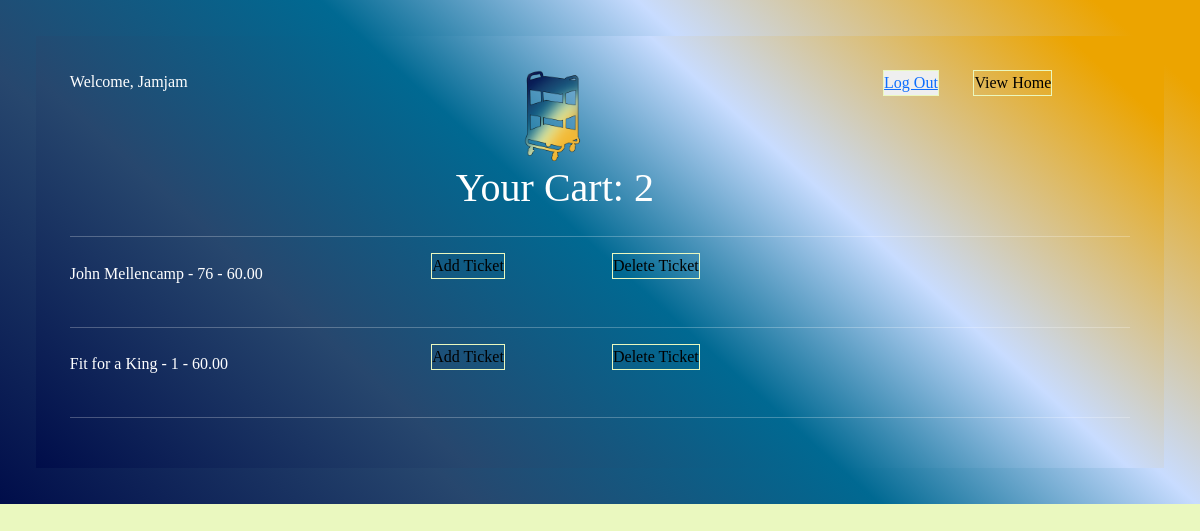
The app's page /cart.html (signed in), older data.
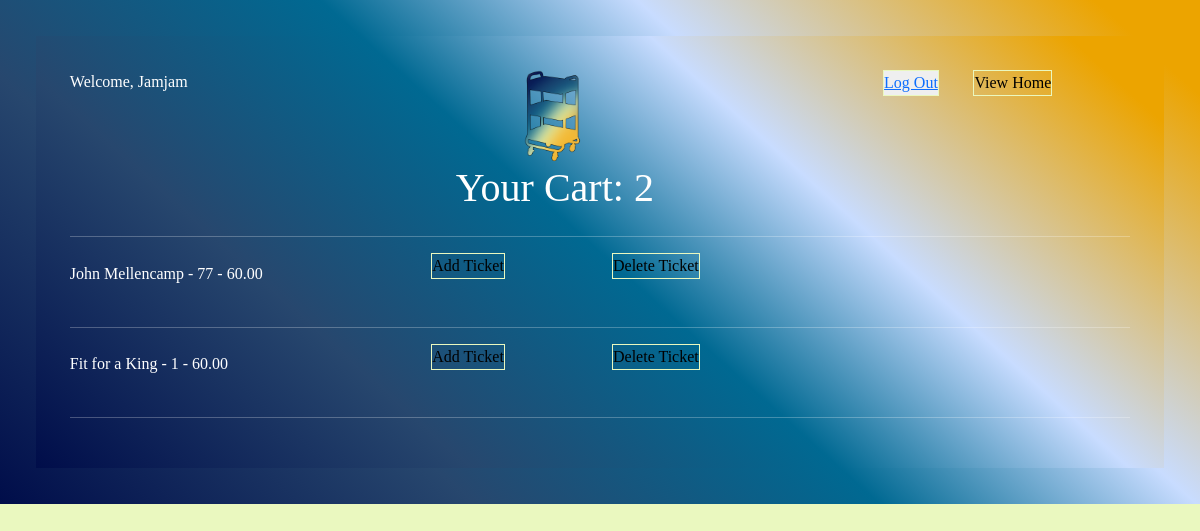
The same page, newer data.
### ticketlive/models.py (models this page shows, shortened)
class Ticket(models.Model):
    user = models.ForeignKey(User, on_delete=models.CASCADE, blank=True, null=True)  # maps ticket information to user
    name = models.CharField(max_length=150, blank=True, null=True)
    quantity = models.IntegerField(blank=True, null=True)
    price = models.DecimalField(max_digits=9, decimal_places=2, blank=True, null=True)
    address = models.CharField(max_length=150, blank=True, null=True)
    time = models.CharField(max_length=150, blank=True, null=True)
    image = models.CharField(max_length=150, blank=True, null=True)

### ticketlive/views.py (the view)
# urls.py: path('cart.html', views.cart_view, name='cart_view'),
def cart_view(request):
    tickets = Ticket.objects.filter(user=request.user)
    context = {'tickets': tickets, 'username': request.user.username}
    return render(request, 'cart.html', context)

### templates/cart.html (shortened to what this page needs)
{% load static %}
<!DOCTYPE html>
<html lang="en">
<head>
    <link href="https://cdn.jsdelivr.net/npm/bootstrap@5.3.2/dist/css/bootstrap.min.css" rel="stylesheet"
>
    <link rel="stylesheet" href="{% static 'css/h4style.css' %}">
</head>
<body>
<div class="container-fluid" id="heading">
    {% if user.is_authenticated %}
        <div class="container" id="heading">
            <div class="row">
                <div class="col-2">
                    <p>Welcome, {{ username }}</p>
                </div>
                <div class="col-7 text-center">
                    <img src="{% static 'images/cart.png' %}" alt="cart" class="log-in-img">
                    <h1>Your Cart: {{ tickets|length }}</h1>
                </div>
                <div class="col-1 text-right">
                    <button class="log-in" type="submit" value="logout">
                        <a href="{% url 'logout' %}">Log Out</a>
                    </button>
                </div>
                <div class="col-2">
                    <a href="{% url 'index' %}" class="btn log-in">View Home</a>
                </div>
            </div>
            <hr>
            <div>
                {% for ticket in tickets %}
                    <div class="row align-items-center">
                        <div class="col-4">
                            <p>{{ ticket.name }} - {{ ticket.quantity }} - {{ ticket.price }}</p>
                        </div>
                        <div class="col-2">
                            <form action="{% url 'update_cart' ticket.id %}" method="POST" >
                                <button type="submit" name="action" value="remove" class="btn log-in">Add Ticket</button>
                            </form>
                        </div>
                        <div class="col-2">
                            <form action="{% url 'delete_cart' ticket.id %}" method="POST">
                                <button type="submit" name="action" value="delete_all" class="btn log-in">Delete Ticket</button>
                            </form>
                        </div>
                    </div>
                    <hr>
                {% endfor %}
            </div>
        </div>
</div>
    {% else %}
        <button type="button" class="btn col-4 log-in">
            <a href="{% url 'login' %}">
                <img src="{% static 'images/Login.png' %}" id="logo" alt="logoImg" class="log-in-img" name="login"> Login In
            </a>
        </button>
    {% endif %}
</body>
</html>

Row changes from the older to the newer data that the page shows:
changed Ticket "John Mellencamp": quantity "76" → "77"
